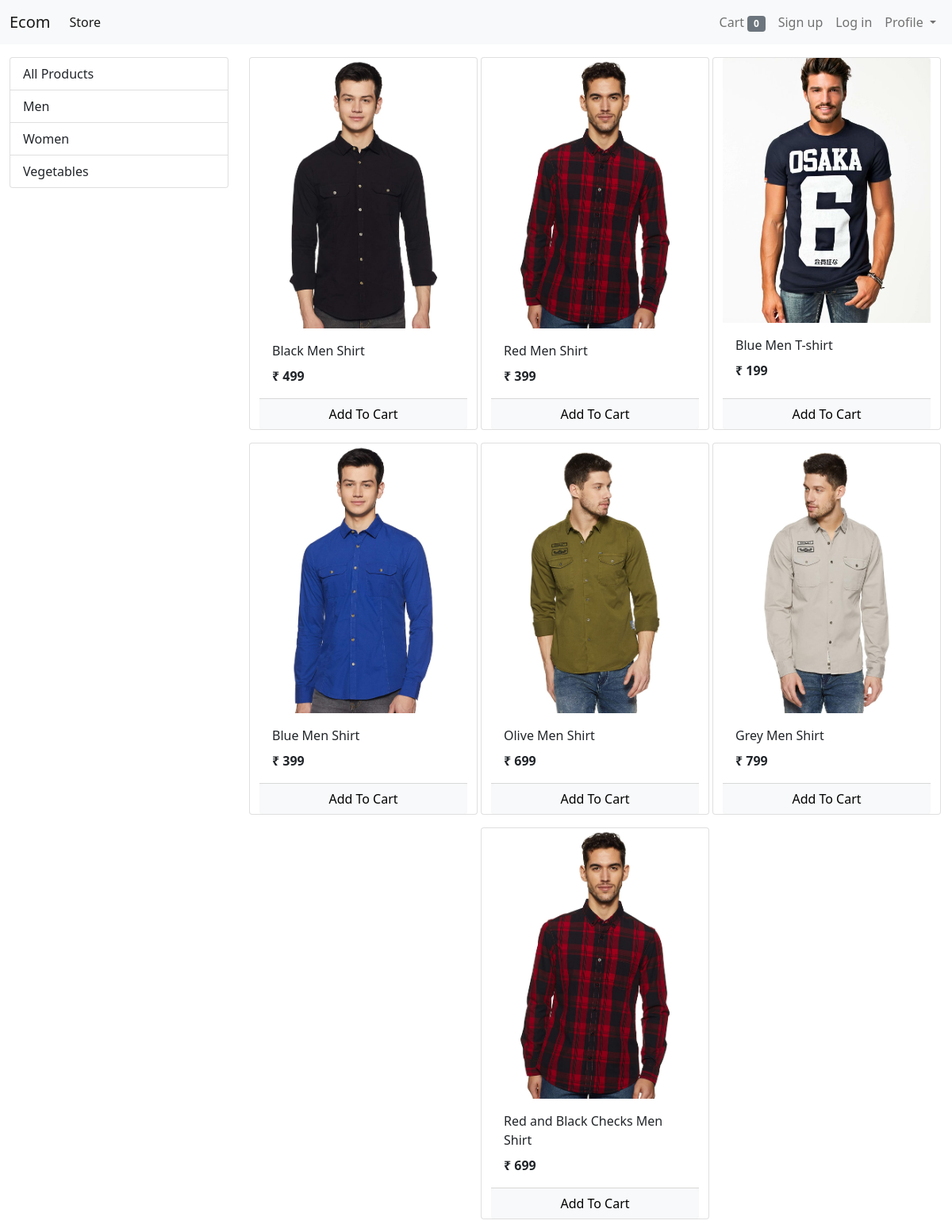
/?category=1, run on the app's committed database.
### store/models/category.py (models this page shows, shortened)
class Category(models.Model):
    name = models.CharField(max_length=20)
    @staticmethod
    def get_all_categories():
        return Category.objects.all()

### store/models/product.py (models this page shows, shortened)
class Product (models.Model):
    name = models.CharField(max_length=50)
    price = models.IntegerField(default=0)
    description = models.CharField(max_length=200, default='', null = True, blank=True)
    image = models.ImageField(upload_to='uploads/products/')
    category = models.ForeignKey(Category, on_delete=models.CASCADE)
    @staticmethod
    def get_products_by_CategoryId(category_Id):
        if category_Id:
            return Product.objects.filter(category = category_Id)
        else:
            return Product.get_all_products()

### store/views/home.py (the view, shortened to what this page needs)
# urls.py: path('', Index.as_view(), name = 'homepage'),
class Index(View):
    def get(self, request):
        cart = request.session.get('cart')
        if not cart:
            request.session['cart'] = {}
        products = None
        categories = Category.get_all_categories()
        categoryID = request.GET.get('category')
        if categoryID:
            products = Product.get_products_by_CategoryId(categoryID)
        else:
            products = Product.get_all_products()
        data = {}
        data['categories'] = categories
        data['products'] = products
        print("You are: ", request.session.get('email'))
        return render(request, 'index.html', data)

### store/templatetags/cart.py (called while the page is built)
@register.filter(name='is_in_cart')
def is_in_cart(product, cart):
    keys = cart.keys()
    for id in keys:
        if int(id) == product.id:
            return True
    return False

### store/templatetags/custom_filter.py (called while the page is built)
@register.filter(name='currency')
def currency(number):
    return "₹ "+str(number)

### store/templates/index.html (shortened to what this page needs)
{%extends 'base.html'%}
{% block content %}
{% load cart %}
{% load custom_filter %}
<div class="container-fluid mt-3">
  <div class="row">
    <div class="col-lg-3 mx-auto">
      <div class="list-group">
        <a href="/" class="list-group-item list-group-item-action ">All Products</a>
        {% for category in categories %}
        <a href="/?category={{category.id}}" class="list-group-item list-group-item-action ">{{category.name}}</a>
        {% endfor %}
      </div>
    </div>
		<div id='products' class="col-lg-9 mx-auto">
			<div class="row mx-auto">
				{% for product in products %}
				<div class="card mx-auto mb-3" id={{product.id}} style="width: 18rem;">
					<img class="card-img-top" src="{{product.image.url}}" alt="Card image cap">
					<div class="card-body">
						<p class="card-title">{{product.name}}</p>
						<p class="card-text"><b>{{product.price|currency}}</b></p>
					</div>
					<div class="card-footer p-0 no-gutters">
						{% if product|is_in_cart:request.session.cart %}
						<div class="row no-gutters">
							<form action="/#{{product.id}}" class="col-2 " method="post">
								{% csrf_token %}
								<input hidden type="text" name='product' value='{{product.id}}'>
								<input hidden type="text" name='remove' value='True'>
								<input type="submit" value=" - " class="btn btn-block btn-light border-right">
							</form>
							<div class="text-center col">{{product|cart_quantity:request.session.cart}} in Cart</div>
							<form action="/#{{product.id}}" class="col-2 " method="post">
								{% csrf_token %}
								<input hidden type="text" name='product' value='{{product.id}}'>
								<input type="submit" value=" + " class="btn btn-block btn-light border-left">
							</form>
						</div>
						{% else %}
						<form action="/#{{product.id}}" method="POST" class="btn-block">
							<input type="submit" class="float-right btn btn-light  form-control"
								value="Add To Cart">
						</form>
						{% endif %}
					</div>
				</div>
				{% endfor %}
			</div>
		</div>
	</div>
</div>
{%endblock%}

### data on the page
Category: name "Men"
Category: name "Women"
Category: name "Vegetables"
Product: {{ product.id }} 1 (drawn), image (picture), name "Black Men Shirt", price "₹ 499"
Product: image (picture), name "Red Men Shirt", price "₹ 399"
Product: image (picture), name "Blue Men T-shirt", price "₹ 199"
Product: image (picture), name "Blue Men Shirt", price "₹ 399"
Product: image (picture), name "Olive Men Shirt", price "₹ 699"
Product: image (picture), name "Grey Men Shirt", price "₹ 799"
Product: image (picture), name "Red and Black Checks Men Shirt", price "₹ 699"

### other printed values
{{ request.session.cart.keys|length }} "0"
